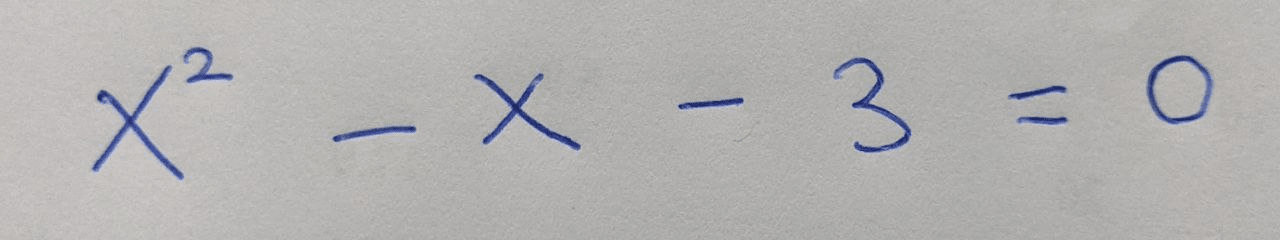
#> input picture internals/input.png, 1280 x 240 px
$ python -i segmentor.py   (imports and definitions only)
#> lines starting #> are read from the running program, lines starting #| are printed output that depends on the picture; after the words box and inside, x2 and y2 are one past the last pixel; in counts of white or black regions, pixels touching at a corner belong together; long printed decimals are rounded
import os
import sys
import cv2
import numpy as np
#import matplotlib.pyplot as plt
root = os.getcwd()
OUTPUT_DIR = os.path.join(root, 'segmented')

def line_array(array):
    upper, lower = [], []
    for y in range(5, len(array) - 5):
        s_a, s_p = strtline(y, array)
        e_a, e_p = endline(y, array)
        if s_a >= 7 and s_p >= 5:
            upper.append(y)
        if e_a >= 5 and e_p >= 7:
            lower.append(y)
    return upper, lower

def strtline(y, array):
    prev,ahead = 0,0
    for i in array[y:y+10]:
        if i > 3:
            ahead += 1
    for i in array[y-10:y]:
        if i==0:
            prev += 1
    return ahead, prev

def endline(y, array):
    ahead = 0
    prev = 0
    for i in array[y:y+10]:
        if i==0:
            ahead += 1
    for i in array[y-10:y]:
        if i > 3:
            prev += 1
    return ahead, prev

def endline_word(y, array, a):
    ahead = 0
    prev = 0
    for i in array[y:y+2*a]:
        if i < 2:
            ahead += 1
    for i in array[y-a:y]:
        if i > 2:
            prev += 1
    return prev ,ahead

def end_line_array(array, a):
    list_endlines = []
    for y in range(len(array)):
        e_p, e_a = endline_word(y, array, a)
        # print(e_p, e_a)
        if e_a >= int(1.5*a) and e_p >= int(0.7*a):
            list_endlines.append(y)
    return list_endlines

def refine_endword(array):
    refine_list = []
    for y in range(len(array)-1):
        if array[y]+1 < array[y+1]:
            refine_list.append(array[y])

    if len(array) != 0:
        refine_list.append(array[-1])
    return refine_list

def refine_array(array_upper, array_lower):
    upper, lower = [], []
    for y in range(len(array_upper)-1):
        if array_upper[y] + 5 < array_upper[y+1]:
            upper.append(array_upper[y]-10)
    for y in range(len(array_lower)-1):
        if array_lower[y] + 5 < array_lower[y+1]:
            lower.append(array_lower[y]+10)
    if array_upper:
        upper.append(array_upper[-1]-10)
    if array_lower:
        lower.append(array_lower[-1]+10)
    return upper, lower

def letter_width(contours):
    letter_width_sum = 0
    count = 0
    for cnt in contours:
        if cv2.contourArea(cnt) > 25:
            x,y,w,h = cv2.boundingRect(cnt)
            letter_width_sum += w
            count += 1
    if count==0:
        return 0
    return letter_width_sum/count


def end_wrd_dtct(lines, i, bin_img, mean_lttr_width, total_width,final_thr):
    count_y = np.zeros(shape = total_width)
    for x in range(total_width):
        for y in range(lines[i][0],lines[i][1]):
            if bin_img[y][x] == 255:
                count_y[x] += 1

    end_lines = end_line_array(count_y, int(mean_lttr_width))
    endlines = refine_endword(end_lines)
    return endlines

def get_letter_rect(k, contours):
    valid = True
    x,y,w,h = cv2.boundingRect(contours[k])
    for i in range(len(contours)):
        cnt = contours[i]
        if i == k:
            continue
        elif cv2.contourArea(cnt) < 100:
            continue

        x1,y1,w1,h1 = cv2.boundingRect(cnt)

        if abs(x1 + w1/2 - (x + w/2)) < 100:
            if y1 > y:
                h = abs(y - (y1 + h1))
                w = abs(x - (x1 + w1))
            else:
                valid = False
            break

    return (valid,x,y,w,h)

def letter_seg(lines_img, x_lines, i):
    copy_img = lines_img[i].copy()
    x_linescopy = x_lines[i].copy()

    letter_img = []
    letter_k = []

    contours, hierarchy = cv2.findContours(copy_img,cv2.RETR_EXTERNAL,cv2.CHAIN_APPROX_SIMPLE)
    for k in range(len(contours)):
        cnt = contours[k]
        if cv2.contourArea(cnt) < 100:
            continue

        valid,x,y,w,h = get_letter_rect(k, contours)
        if valid:
            letter_k.append((x,y,w,h))

    letter = sorted(letter_k, key=lambda student: student[0])

    word = 1
    letter_index = 0
    for e in range(len(letter)):
        if(letter[e][0]<x_linescopy[0]):
            letter_index += 1
            letter_img_tmp = lines_img[i][letter[e][1]-5:letter[e][1]+letter[e][3]+5,letter[e][0]-5:letter[e][0]+letter[e][2]+5]
            letter_img = letter_img_tmp#cv2.resize(letter_img_tmp, dsize =(28, 28), interpolation = cv2.INTER_AREA)
            cv2.imwrite(os.path.join(OUTPUT_DIR, str(i+1)+'_'+str(word)+'_'+str(letter_index)+'.jpg'), 255-letter_img)
            if(letter_index==9):
                word=word+1
                letter_index=0
        else:
            x_linescopy.pop(0)
            word += 1
            letter_index = 1
            letter_img_tmp = lines_img[i][letter[e][1]-5:letter[e][1]+letter[e][3]+5,letter[e][0]-5:letter[e][0]+letter[e][2]+5]
            letter_img = cv2.resize(letter_img_tmp, dsize =(28, 28), interpolation = cv2.INTER_AREA)
            cv2.imwrite(OUTPUT_DIR+str(i+1)+'_'+str(word)+'_'+str(letter_index)+'.jpg', 255-letter_img)

def image_segmentation(filepath):
#> called with filepath = 'internals/input.png'
    print("\n........Program Initiated.......\n")
    src_img = cv2.imread(filepath, cv2.IMREAD_GRAYSCALE)
#> src_img: shape (240, 1280); min 44, max 199, mean 177
    orig_height, orig_width = src_img.shape
#> orig_height = 240; orig_width = 1280

    print("\n Resizing Image........")
    width = 2000
    height = int(width * orig_height / orig_width)
#> height = 375
    src_img = cv2.resize(src_img, dsize=(width, height), interpolation=cv2.INTER_AREA)
#> src_img: shape (375, 2000)

    print("#---------Image Info:--------#")
    print("\tHeight =", height, "\n\tWidth =", width)
#| 	Height = 375
#| 	Width = 2000
    PIXEL_SET = 255
    kernel_size = 201
    normalized_mean = 20
    bin_img = cv2.adaptiveThreshold(src_img, PIXEL_SET, cv2.ADAPTIVE_THRESH_GAUSSIAN_C, cv2.THRESH_BINARY_INV, kernel_size,
                                    normalized_mean)
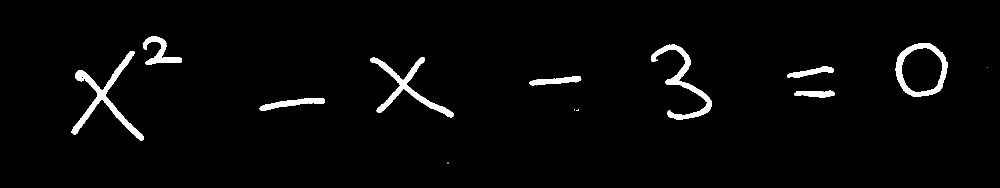
#> bin_img: shape (375, 2000) (shown at 1/2 size); 2.7% white; 14 white regions (5 under 20 px), largest, box (x1, y1, x2, y2) and area: (142, 102, 288, 281) 4315, (740, 114, 908, 236) 3510, (1302, 89, 1424, 239) 3434

    print("Noise Removal...")
    kernel = cv2.getStructuringElement(cv2.MORPH_ELLIPSE, (7, 7))
    final_thr = cv2.morphologyEx(bin_img, cv2.MORPH_CLOSE, kernel)
#> final_thr: shape (375, 2000); 2.7% white; 14 white regions (5 under 20 px), largest, box (x1, y1, x2, y2) and area: (142, 102, 288, 281) 4377, (740, 114, 908, 236) 3572, (1302, 89, 1424, 239) 3479
    contr_retrival = final_thr.copy()
    print("Beginning Character Segmentation...")
    count_x = np.zeros(shape=(height))
#> count_x = 375 values from 0 to 0
    for y in range(height):
        for x in range(width):
            if bin_img[y][x] == PIXEL_SET:
                count_x[y] += 1

    upper_lines, lower_lines = line_array(count_x)
#> upper_lines = [70, 71, 72, 73, 74, 75, 76, 77, 78]
    upperlines, lowerlines = refine_array(upper_lines, lower_lines)

    if len(upperlines) == len(lowerlines):
        lines = []
        for y in upperlines:
            final_thr[y][:] = PIXEL_SET
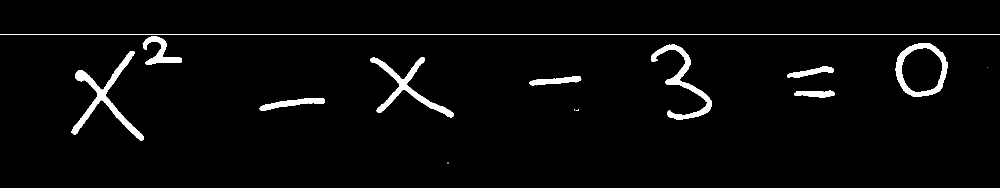
#> final_thr: shape (375, 2000) (shown at 1/2 size); 3% white; 15 white regions (5 under 20 px), largest, box (x1, y1, x2, y2) and area: (142, 102, 288, 281) 4377, (740, 114, 908, 236) 3572, (1302, 89, 1424, 239) 3479
        for y in lowerlines:
            final_thr[y][:] = PIXEL_SET
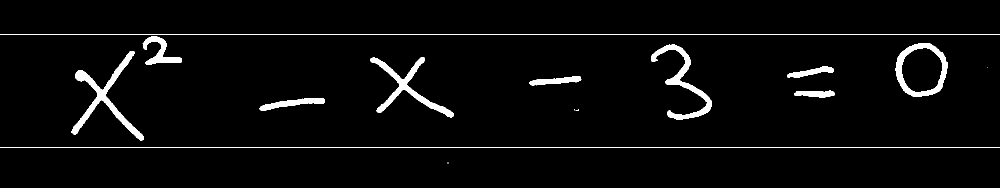
#> final_thr: shape (375, 2000) (shown at 1/2 size); 3.3% white; 16 white regions (5 under 20 px)
        for y in range(len(upperlines)):
            lines.append((upperlines[y], lowerlines[y]))
    else:
        print("Unable to process the noisy image")
        #showimages()
        k = cv2.waitKey(0)
        while 1:
            k = cv2.waitKey(0)
            if k & 0xFF == ord('q'):
                cv2.destroyAllWindows()
                exit()

    lines = np.array(lines)
    no_of_lines = len(lines)
    print("\nLines :", no_of_lines)
#| Lines : 1

    lines_img = []
    for i in range(no_of_lines):
        lines_img.append(bin_img[lines[i][0]:lines[i][1], :])
#> after the loop, lines_img = 1 item

    contours, hierarchy = cv2.findContours(contr_retrival, cv2.RETR_EXTERNAL, cv2.CHAIN_APPROX_SIMPLE)
#> contours = 14 contours, 5 with area under 20; largest, box (x1, y1, x2, y2) and area: (1791, 86, 1896, 194) 8684, (142, 102, 288, 281) 4050, (740, 114, 908, 236) 3290, (1302, 89, 1424, 239) 3167, (285, 73, 364, 130) 1452
    cv2.drawContours(src_img, contours, -1, (0, 255, 0), 1)
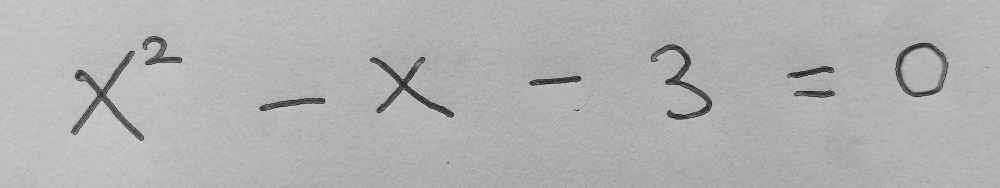
#> src_img: shape (375, 2000) (shown at 1/2 size); min 0, max 199, mean 176.4

    mean_lttr_width = letter_width(contours)
#> the loop in letter_width, `for cnt in contours:` made 14 passes
#> (x, y, w, h, letter_width_sum) on passes 5, 6, 7, 9, 10, 11, 12, 13, 14: (519, 196, 131, 26, 131), (1588, 181, 81, 14, 212), (1059, 152, 104, 20, 316), (1575, 133, 92, 23, 408), (740, 114, 168, 122, 576), (142, 102, 146, 179, 722), (1302, 89, 122, 150, 844), (1791, 86, 105, 108, 949), (285, 73, 79, 57, 1028)
#> cnt on passes 1, 2, 4, 8: [[895, 325], [895, 326], [896, 326], [896, 325]], [[1151, 220]], [[1148, 219], [1149, 220], [1149, 219]], [[1974, 135]]
#> after the loop in letter_width, `for cnt in contours:`: count = 9; letter_width_sum = 1028
#> mean_lttr_width = 114.2
    print("\nAverage Width of Each Letter:- ", mean_lttr_width)
#| Average Width of Each Letter:-  114.222
    x_lines = []

    for i in range(len(lines_img)):
        x_lines.append(end_wrd_dtct(lines, i, bin_img, mean_lttr_width, width,final_thr))
#> this loop made 1 pass

    for i in range(len(x_lines)):
        x_lines[i].append(width)
#> this loop made 1 pass
    for i in range(len(lines)):
        letter_seg(lines_img, x_lines, i)
#> this loop made 1 pass
#> pass 1, in letter_seg, `cv2.imwrite(os.path.join(OUTPUT_DIR, str(i+1)+'_'+str(word)+'_'+str(le..`:
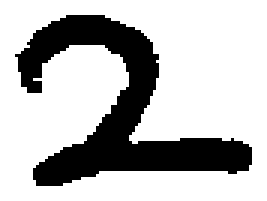
#> saved as 1_1_2.jpg: shape (67, 89) (shown 3 times larger); 73.6% white; 1 black region, box (x1, y1, x2, y2) and area: (5, 5, 84, 62) 1572
#> pass 1, in letter_seg, `cv2.imwrite(os.path.join(OUTPUT_DIR, str(i+1)+'_'+str(word)+'_'+str(le..`:
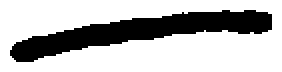
#> saved as 1_1_3.jpg: shape (36, 141) (shown 2 times larger); 72.8% white; 1 black region, box (x1, y1, x2, y2) and area: (5, 5, 136, 31) 1380
    contours, hierarchy = cv2.findContours(bin_img, cv2.RETR_EXTERNAL, cv2.CHAIN_APPROX_SIMPLE)
    for cnt in contours:
        if cv2.contourArea(cnt) > 25:
            x, y, w, h = cv2.boundingRect(cnt)
            cv2.rectangle(src_img, (x, y), (x + w, y + h), (0, 255, 0), 2)
#> this loop made 14 passes
#> cnt on passes 1, 2, 3, 4, 8: [[895, 325], [895, 326], [896, 326], [896, 325]], [[1153, 220], [1153, 221], [1154, 221], [1154, 220]], [[1156, 219], [1156, 220], [1157, 220], [1157, 219]], [[1148, 219], [1149, 220], [1149, 219]], [[1974, 135]]
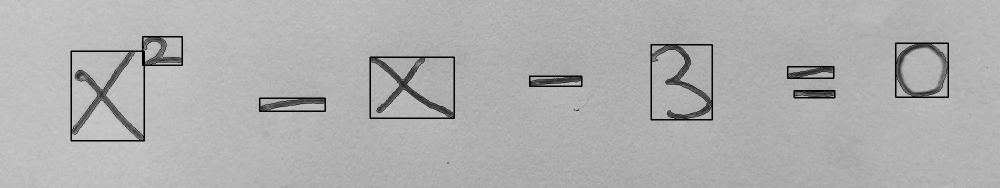
#> src_img: shape (375, 2000) (shown at 1/2 size); 1.32% of pixels changed, all inside (x1, y1, x2, y2) = (141, 72, 1898, 283)

>>> result = image_segmentation('internals/input.png')
